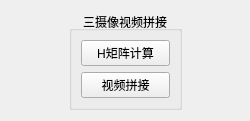
<?xml version="1.0" encoding="UTF-8"?>
<ui version="4.0">
 <class>threeCamsVideroStitching</class>
 <widget class="QWidget" name="threeCamsVideroStitching">
  <property name="geometry">
   <rect>
    <x>0</x>
    <y>0</y>
    <width>250</width>
    <height>109</height>
   </rect>
  </property>
  <property name="windowTitle">
   <string>三摄像头视频拼接</string>
  </property>
  <layout class="QHBoxLayout" name="horizontalLayout">
   <item>
    <spacer name="horizontalSpacer">
     <property name="orientation">
      <enum>Qt::Horizontal</enum>
     </property>
     <property name="sizeHint" stdset="0">
      <size>
       <width>49</width>
       <height>20</height>
      </size>
     </property>
    </spacer>
   </item>
   <item>
    <widget class="QGroupBox" name="groupBox">
     <property name="title">
      <string>三摄像视频拼接</string>
     </property>
     <property name="alignment">
      <set>Qt::AlignCenter</set>
     </property>
     <layout class="QVBoxLayout" name="verticalLayout">
      <item>
       <widget class="QPushButton" name="HMatrixCalcBtn">
        <property name="text">
         <string>H矩阵计算</string>
        </property>
       </widget>
      </item>
      <item>
       <spacer name="verticalSpacer">
        <property name="orientation">
         <enum>Qt::Vertical</enum>
        </property>
        <property name="sizeHint" stdset="0">
         <size>
          <width>20</width>
          <height>0</height>
         </size>
        </property>
       </spacer>
      </item>
      <item>
       <widget class="QPushButton" name="videoStitchingBtn">
        <property name="text">
         <string>视频拼接</string>
        </property>
       </widget>
      </item>
     </layout>
    </widget>
   </item>
   <item>
    <spacer name="horizontalSpacer_2">
     <property name="orientation">
      <enum>Qt::Horizontal</enum>
     </property>
     <property name="sizeHint" stdset="0">
      <size>
       <width>49</width>
       <height>20</height>
      </size>
     </property>
    </spacer>
   </item>
  </layout>
 </widget>
 <resources/>
 <connections/>
</ui>
